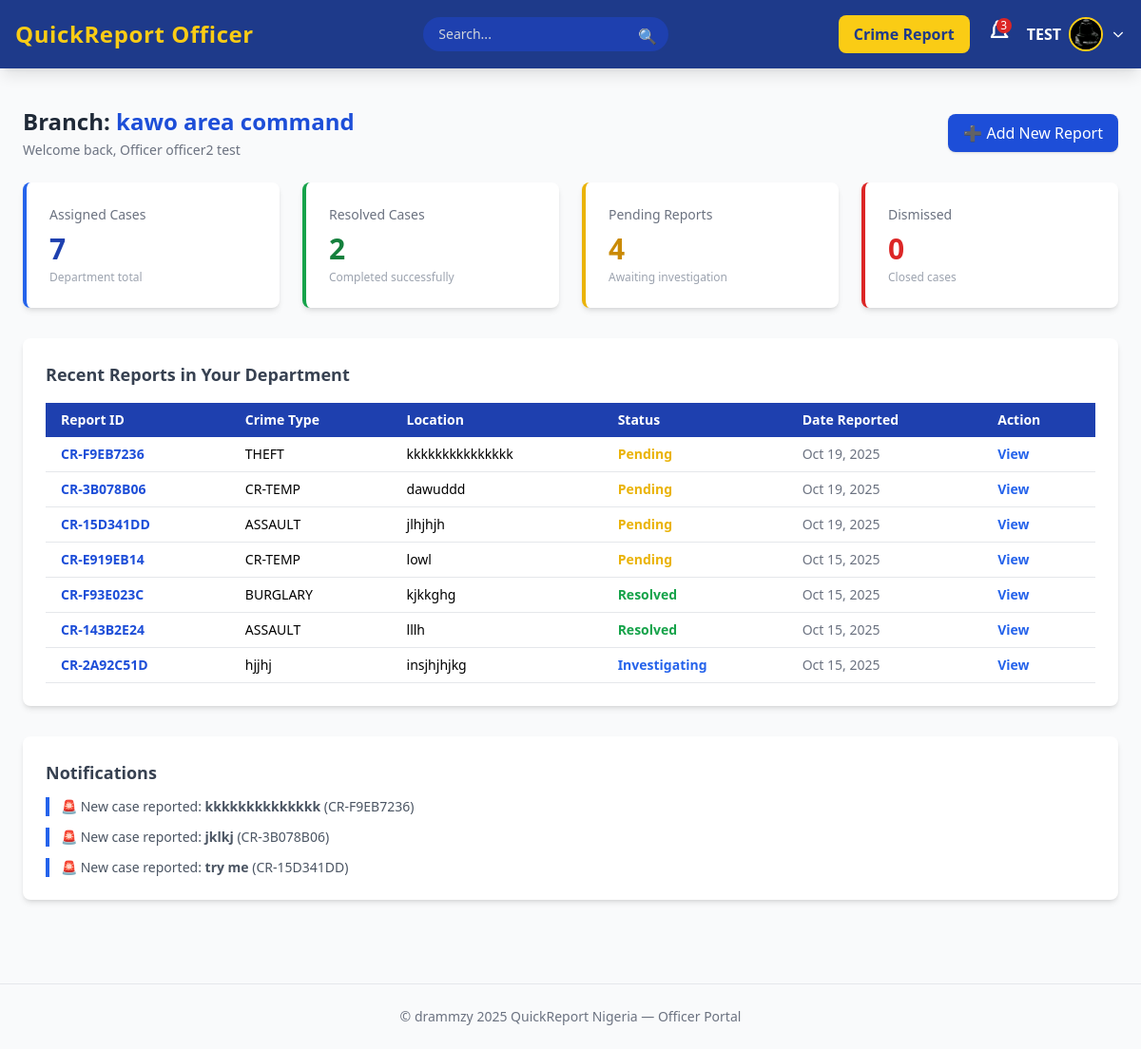
The app's page /officer-board/ (signed in), older data.
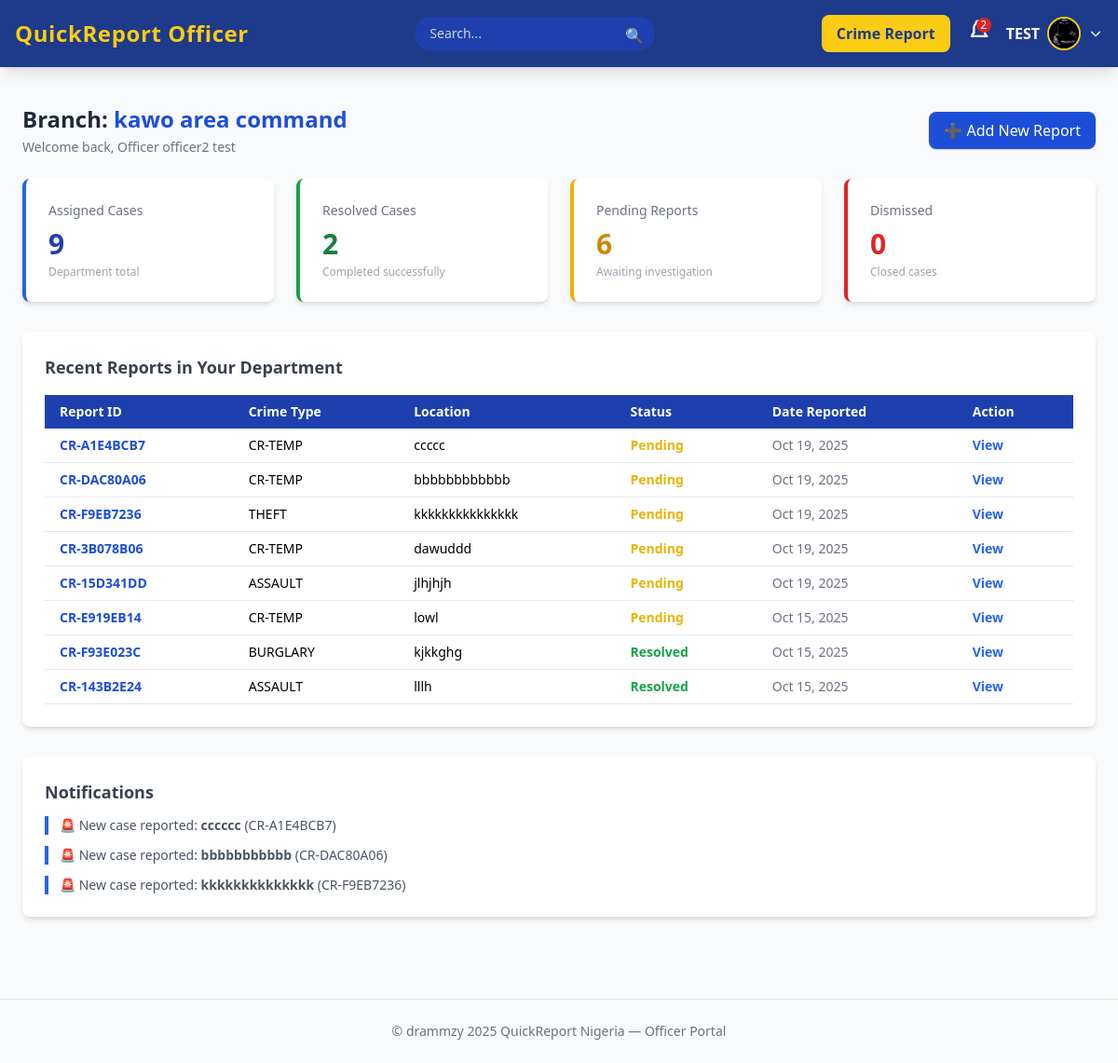
The same page, newer data.
### crime_app/models.py (models this page shows, shortened)
class CrimeReport(models.Model):
    STATUS_CHOICES = (
        ('Pending', 'Pending'),
        ('Investigating', 'Investigating'),
        ('Resolved', 'Resolved'),
        ('Dismissed', 'Dismissed')
    )
    PRIORITY_CHOICES = (
        ('Low', 'Low'),
        ('Medium', 'Medium'),
        ('High', 'High'),
        ('Emergency', 'Emergency')
    )
    INCIDENT_TYPES = [
        ('CR-TEMP', 'CR-TEMP'),
        ('ASSAULT', 'Assault'),
        ('BURGLARY', 'Burglary'),
        ('THEFT', 'Theft'),
        ('ROBBERY', 'Robbery'),
        ('VANDALISM', 'Vandalism'),
        ('FRAUD', 'Fraud'),
        ('CYBERCRIME', 'Cyber Crime'),
        ('DRUG_OFFENSE', 'Drug Offense'),
        ('TRAFFIC_ACCIDENT', 'Traffic Accident'),
        ('DOMESTIC_VIOLENCE', 'Domestic Violence'),
        ('HARASSMENT', 'Harassment'),
        ('OTHER', 'Other'),
    ]
    report_id = models.CharField(max_length=12, unique=True, editable=False)
    reporter = models.ForeignKey(User, on_delete=models.SET_NULL, null=True, blank=True, related_name='reports')
    department = models.ForeignKey(Department, on_delete=models.SET_NULL, null=True, blank=True)
    title = models.CharField(max_length=200)
    description = models.TextField()
    location = models.CharField(max_length=255)
    latitude = models.FloatField(null=True, blank=True)
    longitude = models.FloatField(null=True, blank=True)
    incident_type = models.CharField(max_length=50, choices=INCIDENT_TYPES)
    priority = models.CharField(max_length=20, choices=PRIORITY_CHOICES, default='Medium')
    evidence_image = models.ImageField(upload_to='evidence/images/%Y/%m/%d/', null=True, blank=True)
    evidence_video = models.FileField(upload_to='evidence/videos/%Y/%m/%d/', null=True, blank=True)
    evidence_audio = models.FileField(upload_to='evidence/audio/%Y/%m/%d/', null=True, blank=True)
    date_reported = models.DateTimeField(auto_now_add=True)
    date_updated = models.DateTimeField(auto_now=True)
    status = models.CharField(max_length=20, choices=STATUS_CHOICES, default='Pending')
    class Meta:
        ordering = ['-date_reported']
        indexes = [
            models.Index(fields=['status', 'date_reported']),
            models.Index(fields=['reporter', 'date_reported']),
            models.Index(fields=['department', 'date_reported']),
        ]
        verbose_name = "Crime Report"
        verbose_name_plural = "Crime Reports"

### crime_app/views.py (the view)
# urls.py: path('officer-board/', views.officer_board, name='officer-board'),
def officer_board(request):
    if not hasattr(request.user, 'officer'):
        messages.error(request, "Only officers can access this page.")
        return redirect('my-login')
    officer = request.user.officer
    officer_dept = officer.department
    reports = CrimeReport.objects.filter(department=officer_dept)
    context = {
        'total_reports': reports.count(),
        'resolved_cases': reports.filter(status='Resolved').count(),
        'pending_cases': reports.filter(status='Pending').count(),
        'dismissed_cases': reports.filter(status='Dismissed').count(),
        'recent_reports': reports.order_by('-date_reported')[:8],
        'new_reports': reports.order_by('-date_reported')[:3],
    }
    return render(request, 'crime_app/officerPage/officer-board.html', context)

### crime_app/context_processors.py (called while the page is built)
def officer_notifications(request):
    if request.user.is_authenticated and hasattr(request.user, 'officer'):
        officer = request.user.officer
        unread_count = officer.notifications.filter(is_read=False).count()
        recent_notifications = officer.notifications.order_by('-created_at')[:5]
    else:
        unread_count = 0
        recent_notifications = []
    return {
        'unread_count': unread_count,
        'recent_notifications': recent_notifications,
    }

### crime_app/templates/crime_app/officerPage/officer-board.html
{% extends "crime_app/officerPage/main.html" %}
{% block content %}
<div class="flex justify-between items-center mb-6">
  <div>
    <h1 class="text-2xl font-bold text-gray-800">
      Branch: <span class="text-blue-700">{{ user.officer.department.name }}</span>
    </h1>
    <p class="text-sm text-gray-500 mt-1">Welcome back, Officer {{ user.get_full_name }}</p>
  </div>
  <a href="{% url 'add-report' %}" class="bg-blue-700 text-white px-4 py-2 rounded-lg shadow hover:bg-blue-800 transition">
    ➕ Add New Report
  </a>
</div>
<section class="grid grid-cols-1 sm:grid-cols-2 lg:grid-cols-4 gap-6">
  <div class="bg-white p-6 rounded-lg shadow-md border-l-4 border-blue-600">
    <a href="{% url 'add-report' %}">
    <h3 class="text-gray-500 text-sm">Assigned Cases</h3>
    <p class="text-3xl font-bold text-blue-800 mt-2">{{ total_reports }}</p>
    <p class="text-xs text-gray-400 mt-1">Department total</p>
    </a>
  </div>
  <div class="bg-white p-6 rounded-lg shadow-md border-l-4 border-green-600">
    <h3 class="text-gray-500 text-sm">Resolved Cases</h3>
    <p class="text-3xl font-bold text-green-700 mt-2">{{ resolved_cases }}</p>
    <p class="text-xs text-gray-400 mt-1">Completed successfully</p>
  </div>
  <div class="bg-white p-6 rounded-lg shadow-md border-l-4 border-yellow-500">
    <h3 class="text-gray-500 text-sm">Pending Reports</h3>
    <p class="text-3xl font-bold text-yellow-600 mt-2">{{ pending_cases }}</p>
    <p class="text-xs text-gray-400 mt-1">Awaiting investigation</p>
  </div>
  <div class="bg-white p-6 rounded-lg shadow-md border-l-4 border-red-600">
    <h3 class="text-gray-500 text-sm">Dismissed</h3>
    <p class="text-3xl font-bold text-red-600 mt-2">{{ dismissed_cases }}</p>
    <p class="text-xs text-gray-400 mt-1">Closed cases</p>
  </div>
</section>
<section class="bg-white p-6 rounded-lg shadow-md mt-8">
  <h2 class="text-lg font-semibold text-gray-700 mb-4">Recent Reports in Your Department</h2>
  <div class="overflow-x-auto">
    <table class="w-full text-left border-collapse text-sm">
      <thead class="bg-blue-800 text-white">
        <tr>
          <th class="px-4 py-2">Report ID</th>
          <th class="px-4 py-2">Crime Type</th>
          <th class="px-4 py-2">Location</th>
          <th class="px-4 py-2">Status</th>
          <th class="px-4 py-2">Date Reported</th>
          <th class="px-4 py-2">Action</th>
        </tr>
      </thead>
      <tbody>
        {% for report in recent_reports %}
        <tr class="border-b hover:bg-gray-50">
          <td class="px-4 py-2 font-semibold text-blue-700">{{ report.report_id }}</td>
          <td class="px-4 py-2">{{ report.incident_type }}</td>
          <td class="px-4 py-2">{{ report.location }}</td>
          <td class="px-4 py-2 font-semibold
              {% if report.status == 'Resolved' %}text-green-600
              {% elif report.status == 'Pending' %}text-yellow-500
              {% elif report.status == 'Dismissed' %}text-red-500
              {% else %}text-blue-600{% endif %}">
              {{ report.status }}
          </td>
          <td class="px-4 py-2 text-gray-500">{{ report.date_reported|date:"M d, Y" }}</td>
          <td class="px-4 py-2">
            <a href="{% url 'report-detail' report.id %}"
               class="text-blue-600 hover:text-blue-800 font-semibold">View</a>
          </td>
        </tr>
        {% empty %}
        <tr>
          <td colspan="6" class="text-center py-4 text-gray-500">No reports found for your department.</td>
        </tr>
        {% endfor %}
      </tbody>
    </table>
  </div>
</section>
<section class="mt-8 bg-white p-6 rounded-lg shadow-md">
  <h2 class="text-lg font-semibold text-gray-700 mb-3">Notifications</h2>
  <ul class="space-y-3 text-sm text-gray-600">
    {% for report in new_reports %}
    <li class="border-l-4 border-blue-600 pl-3">
      🚨 New case reported: <strong>{{ report.title }}</strong> ({{ report.report_id }})
    </li>
    {% empty %}
    <li class="text-gray-500">No new reports recently.</li>
    {% endfor %}
  </ul>
</section>
{% endblock %}

### crime_app/templates/crime_app/officerPage/main.html (shortened to what this page needs)
{% load static %}
<!DOCTYPE html>
<html lang="en">
<head>
  <script src="https://cdn.tailwindcss.com"></script>
</head>
<body class="bg-gray-50 font-sans antialiased">
  <header class="bg-blue-900 text-white shadow-lg fixed top-0 w-full z-50">
    <div class="max-w-7xl mx-auto px-4 py-4 flex justify-between items-center">
      <div class="flex items-center space-x-2">
        <h1 class="text-2xl text-yellow-400 font-bold tracking-wide">
          <a href="{% url 'officer-board' %}">QuickReport Officer</a>
        </h1>
      </div>
      <div class="relative">
        <form method="GET" action="{% url 'search-report' %}" class="relative w-full max-w-md mx-auto">
        <input
            type="text"
            name="q"
            placeholder="Search..."
            value="{{ request.GET.q }}"
            class="bg-blue-800 text-sm px-4 py-2 rounded-full focus:outline-none focus:ring-2 focus:ring-yellow-400 placeholder-gray-300 text-gray-100 w-full pr-10"
        >
        <button type="submit" class="absolute right-0 top-0 mt-2 mr-3 text-gray-400">
            🔍
        </button>
    </form>
      </div>
      <div class="flex items-center space-x-4">
        <a href="{% url 'add-report' %}" class="hidden md:inline-block bg-yellow-400 hover:bg-yellow-500 text-blue-900 px-4 py-2 rounded-lg font-semibold transition">
          Crime Report
        </a>
        <div class="relative">
          <button id="notifyBtn" class="relative focus:outline-none">
            {% if unread_count > 0 %}
              <span id="notificationCount" class="absolute top-0 right-0 bg-red-600 text-xs text-white rounded-full w-4 h-4 flex items-center justify-center">
                {{ unread_count }}
              </span>
            {% endif %}
          </button>
        </div>
        <div class="relative">
          <button id="profileBtn" class="flex items-center space-x-2 focus:outline-none">
            <span class="hidden md:inline font-semibold">{{ user.last_name|upper }}</span>
            {% if user.officer.profile_picture %}
              <img src="{{ user.officer.profile_picture.url }}" alt="Officer Photo"
                class="w-9 h-9 rounded-full border-2 border-yellow-400 object-cover">
            {% else %}
              <img src="{% static 'images/avatar.png' %}" alt="Officer" class="w-9 h-9 rounded-full border-2 border-yellow-400">
            {% endif %}
            <svg class="w-4 h-4" fill="none" stroke="currentColor" stroke-width="2" viewBox="0 0 24 24">
              <path d="M19 9l-7 7-7-7"></path>
            </svg>
          </button>
        </div>
      </div>
    </div>
  </header>
  <main class="max-w-7xl mx-auto px-6 pt-28 pb-10">
    {% block content %}
    {% endblock %}
  </main>
  <footer class="text-center text-sm text-gray-500 py-6 border-t mt-12">
    &copy;  drammzy 2025 QuickReport Nigeria — Officer Portal
  </footer>
</body>
</html>

Row changes from the older to the newer data that the page shows:
no longer on one of the page's lists (row unchanged): CrimeReport: title "jklkj", report_id "CR-3B078B06"
no longer on one of the page's lists (row unchanged): CrimeReport: title "try me", report_id "CR-15D341DD"
no longer on this page (row unchanged): CrimeReport: report_id "CR-2A92C51D", incident_type "hjjhj", location "insjhjhjkg", status "Investigating", date_reported "Oct 15, 2025", shown under "Recent Reports in Your Department"
added CrimeReport: report_id "CR-A1E4BCB7", incident_type "CR-TEMP", location "ccccc", status "Pending", date_reported "Oct 19, 2025", title "cccccc"
added CrimeReport: report_id "CR-DAC80A06", incident_type "CR-TEMP", location "bbbbbbbbbbbb", status "Pending", date_reported "Oct 19, 2025", title "bbbbbbbbbbb"
Text that changed along with them:
{{ unread_count }}: "3" → "2"
{{ total_reports }}: "7" → "9"
{{ pending_cases }}: "4" → "6"
